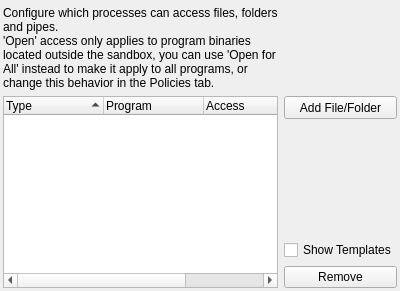
           <widget class="QWidget" name="tabFiles">
            <attribute name="title">
             <string>Files</string>
            </attribute>
            <layout class="QGridLayout" name="gridLayout_72">
             <property name="leftMargin">
              <number>3</number>
             </property>
             <property name="topMargin">
              <number>6</number>
             </property>
             <property name="rightMargin">
              <number>3</number>
             </property>
             <property name="bottomMargin">
              <number>3</number>
             </property>
             <item row="0" column="0">
              <layout class="QGridLayout" name="gridLayout_67">
               <item row="3" column="1">
                <widget class="QCheckBox" name="chkShowFilesTmpl">
                 <property name="text">
                  <string>Show Templates</string>
                 </property>
                </widget>
               </item>
               <item row="4" column="1">
                <widget class="QPushButton" name="btnDelFile">
                 <property name="text">
                  <string>Remove</string>
                 </property>
                </widget>
               </item>
               <item row="1" column="0" rowspan="4">
                <widget class="QTreeWidget" name="treeFiles">
                 <property name="sortingEnabled">
                  <bool>true</bool>
                 </property>
                 <column>
                  <property name="text">
                   <string>Type</string>
                  </property>
                 </column>
                 <column>
                  <property name="text">
                   <string>Program</string>
                  </property>
                 </column>
                 <column>
                  <property name="text">
                   <string>Access</string>
                  </property>
                 </column>
                 <column>
                  <property name="text">
                   <string>Path</string>
                  </property>
                 </column>
                </widget>
               </item>
               <item row="1" column="1">
                <widget class="QToolButton" name="btnAddFile">
                 <property name="sizePolicy">
                  <sizepolicy hsizetype="Preferred" vsizetype="Fixed">
                   <horstretch>0</horstretch>
                   <verstretch>0</verstretch>
                  </sizepolicy>
                 </property>
                 <property name="minimumSize">
                  <size>
                   <width>0</width>
                   <height>23</height>
                  </size>
                 </property>
                 <property name="text">
                  <string>Add File/Folder</string>
                 </property>
                </widget>
               </item>
               <item row="2" column="1">
                <spacer name="verticalSpacer_11">
                 <property name="orientation">
                  <enum>Qt::Vertical</enum>
                 </property>
                 <property name="sizeHint" stdset="0">
                  <size>
                   <width>20</width>
                   <height>40</height>
                  </size>
                 </property>
                </spacer>
               </item>
               <item row="0" column="0">
                <widget class="QLabel" name="label_7">
                 <property name="text">
                  <string>Configure which processes can access files, folders and pipes. 
'Open' access only applies to program binaries located outside the sandbox, you can use 'Open for All' instead to make it apply to all programs, or change this behavior in the Policies tab.</string>
                 </property>
                 <property name="wordWrap">
                  <bool>true</bool>
                 </property>
                </widget>
               </item>
              </layout>
             </item>
            </layout>
           </widget>
